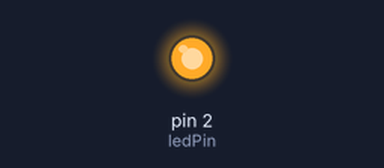
Simulated run of this sketch. Board: Arduino Uno, built with avr-gcc and run on an emulated ATmega328P. Parts: output pins drawn as LEDs (lit = HIGH).

Above: at 0.1 s.
At 2.3 s:
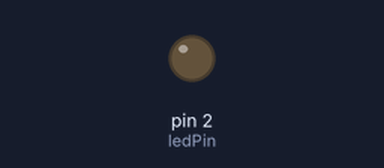
Timing chart, 0 to 3.8 s (numbered marks = the images above):
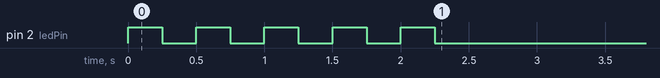

The sketch:

Arduino_SPI_code_com_correcao_de_clock.ino
```cpp
#include <SPI.h>

const int ledPin = 2;
const int blinkT = 500;
volatile char receivedData = 0;

void blink(int led_pin, int num_blinks, int period)
{
  unsigned long t = millis();
  period /= 2;
  while(num_blinks--)
  {
    digitalWrite(led_pin, HIGH);
    while((millis()-t)<period);
    t += period;
    digitalWrite(led_pin, LOW);
    while((millis()-t)<period);
    t += period;
  }
}

ISR (SPI_STC_vect)
{
  receivedData = SPDR;
}

void setup()
{
  CLKPR = 0x80;
  CLKPR = 0x01;
  pinMode(MISO, OUTPUT);
  SPCR |= _BV(SPE);       //Turn on SPI in Slave Mode
  SPDR = 10;
  SPI.attachInterrupt();
  pinMode(ledPin, OUTPUT);      // set LED pin as output
  digitalWrite(ledPin, LOW);    // switch off LED pin
  blink(ledPin, 5, blinkT);
}

void loop()
{
  if ((receivedData>0)&&(receivedData<6))
  {
    blink(ledPin, receivedData, blinkT);
    SPDR = receivedData;
    receivedData = 0;
  }
}
```
